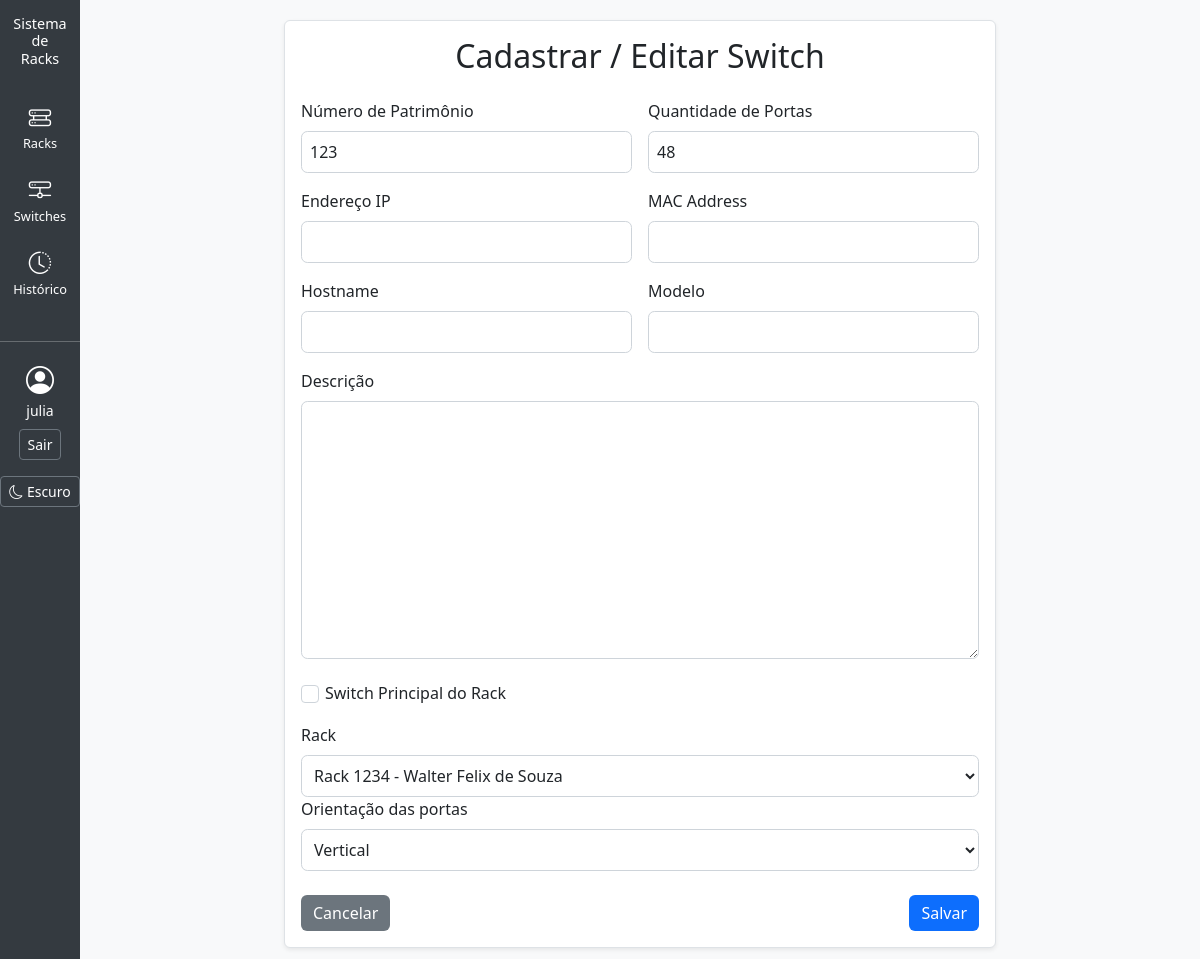
The page /inventario/switches/3/editar/ (signed in) on the database its author committed.
### inventario/models.py (models this page shows, shortened)
class Switch(models.Model):
    id = models.AutoField(primary_key=True)
    num_patrimonio = models.CharField(max_length=50, unique=True, blank=True, null=True)
    quantidade_portas = models.IntegerField()
    id_rack = models.ForeignKey(Rack, on_delete=models.CASCADE, related_name="switches")
    endereco_ip = models.GenericIPAddressField(protocol="both", unpack_ipv4=True, blank=True, null=True)
    hostname = models.CharField(max_length=100, blank=True, null=True)
    modelo = models.CharField(max_length=100, blank=True, null=True)
    descricao = models.TextField(blank=True, null=True)
    mac_address = models.CharField(max_length=17, blank=True, null=True)  # formato padrão XX:XX:XX:XX:XX:XX
    principal = models.BooleanField(default=False)
    ENUM_ORIENTACAO = [
        ("H", "Horizontal"),
        ("V", "Vertical"),
    ]
    orientacao = models.CharField(
        max_length=1,
        choices=ENUM_ORIENTACAO,
        default="H"
    )

### inventario/views.py (the view)
# urls.py: path("switches/<int:pk>/editar/", views.switch_update, name="switch_update"),
@login_required
@registrar_historico("Edição de Switch", "Switch")
def switch_update(request, pk):
    switch = get_object_or_404(Switch, pk=pk)
    if request.method == "POST":
        form = SwitchForm(request.POST, instance=switch)
        if form.is_valid():
            form.save()
            return redirect("switch_list")
    else:
        form = SwitchForm(instance=switch)
    return render(request, "switch_form.html", {"form": form})

### inventario/forms.py
class SwitchForm(forms.ModelForm):
    class Meta:
        model = Switch
        fields = [
            "num_patrimonio", "quantidade_portas", "endereco_ip",
            "mac_address", "hostname", "modelo", "descricao",
            "principal", "id_rack", "orientacao"
        ]

### inventario/models.py (called while the page is built)
    def __str__(self):
        return f"Rack {self.num_patrimonio} - {self.id_bloco.nome_bloco}"

### inventario/utils.py (called while the page is built, shortened)
def registrar_historico(acao, item=None):
    def decorator(view_func):
        @wraps(view_func)
        def _wrapped_view(request, *args, **kwargs):
            response = view_func(request, *args, **kwargs)
            return response
        return _wrapped_view
    return decorator

### templates/switch_form.html (shortened to what this page needs)
{% extends "base.html" %}
{% block content %}
<div class="row justify-content-center">
  <div class="col-md-8">
    <div class="card shadow-sm">
      <div class="card-body">
        <h2 class="mb-4 text-center">Cadastrar / Editar Switch</h2>
        <form method="post">
          <div class="row g-3">
            <div class="col-md-6">
              <label for="id_num_patrimonio" class="form-label">Número de Patrimônio</label>
              {{ form.num_patrimonio }}
            </div>
            <div class="col-md-6">
              <label for="id_quantidade_portas" class="form-label">Quantidade de Portas</label>
              {{ form.quantidade_portas }}
            </div>
            <div class="col-md-6">
              <label for="id_endereco_ip" class="form-label">Endereço IP</label>
              {{ form.endereco_ip }}
            </div>
            <div class="col-md-6">
              <label for="id_mac_address" class="form-label">MAC Address</label>
              {{ form.mac_address }}
            </div>
            <div class="col-md-6">
              <label for="id_hostname" class="form-label">Hostname</label>
              {{ form.hostname }}
            </div>
            <div class="col-md-6">
              <label for="id_modelo" class="form-label">Modelo</label>
              {{ form.modelo }}
            </div>
            <div class="col-12">
              <label for="id_descricao" class="form-label">Descrição</label>
              {{ form.descricao }}
            </div>
            <div class="col-12">
                <div class="form-check">
                    <input type="checkbox" class="form-check-input" id="id_principal" name="principal" {% if form.principal.value %}checked{% endif %}>
                    <label for="id_principal" class="form-check-label">Switch Principal do Rack</label>
                </div>
            </div>
            <div class="col-12">
              <label for="id_id_rack" class="form-label">Rack</label>
              {{ form.id_rack }}
            </div>
          </div>
          <div class="mb-3">
            <label for="id_orientacao" class="form-label">Orientação das portas</label>
            {{ form.orientacao }}
          </div>
          <div class="mt-4 d-flex justify-content-between">
            <a href="{% url 'switch_list' %}" class="btn btn-secondary">Cancelar</a>
            <button type="submit" class="btn btn-primary">Salvar</button>
          </div>
        </form>
      </div>
    </div>
  </div>
</div>
{% endblock %}

### templates/base.html (shortened to what this page needs)
<!DOCTYPE html>
<html lang="pt-br">
<head>
  <link href="https://cdn.jsdelivr.net/npm/bootstrap@5.3.0/dist/css/bootstrap.min.css" rel="stylesheet">
  <link rel="stylesheet" href="https://cdn.jsdelivr.net/npm/bootstrap-icons@1.10.5/font/bootstrap-icons.css">
</head>
<body class="theme-light">
  <div class="sidebar d-none d-md-flex">
    <h4 class="text-white mb-4">Sistema<br>de<br>Racks</h4>
    <ul class="nav flex-column mb-3 w-100">
      <li class="nav-item">
        <a href="{% url 'rack_list' %}"
          class="nav-link {% if request.resolver_match.url_name == 'rack_list' %}active{% endif %}">
          <i class="bi bi-hdd-rack"></i>
          <span class="d-none d-lg-inline">Racks</span>
        </a>
      </li>
      <li>
        <a href="{% url 'switch_list' %}"
          class="nav-link {% if request.resolver_match.url_name == 'switch_list' %}active{% endif %}">
          <i class="bi bi-hdd-network"></i>
          <span class="d-none d-lg-inline">Switches</span>
        </a>
      </li>
      <li>
        <a href="{% url 'historico_list' %}"
          class="nav-link {% if request.resolver_match.url_name == 'historico_list' %}active{% endif %}">
          <i class="bi bi-clock-history"></i>
          <span class="d-none d-lg-inline">Histórico</span>
        </a>
      </li>
    </ul>
    <hr class="w-100">
    <div class="text-center px-2">
      {% if user.is_authenticated %}
      <i class="bi bi-person-circle fs-3"></i>
      <div class="small text-white">{{ user.username }}</div>
      <a href="{% url 'logout' %}" class="btn btn-outline-light btn-sm mt-2 w-100">Sair</a>
      {% else %}
      <a href="{% url 'login' %}" class="btn btn-outline-light btn-sm mt-2 w-100">Entrar</a>
      {% endif %}
    </div>
    <div class="mt-3">
      <button id="toggle-theme" class="btn btn-outline-light btn-sm w-100">
        <i class="bi bi-moon"></i> Escuro
      </button>
    </div>
  </div>
  <div class="content">
    {% block content %}{% endblock %}
  </div>
</body>
</html>

### templates/base.html (style rules this page uses)
body { display: flex; min-height: 100vh; }
.sidebar { width: 80px; background-color: #343a40; color: #fff; flex-shrink: 0; display: flex; flex-direction: column; align-items: center; padding: 15px 0; }
.sidebar h4 { font-size: 0.9rem; text-align: center; }
.sidebar .nav-link { color: #adb5bd; text-align: center; font-size: 0.8rem; padding: 10px 5px; }
.sidebar .nav-link i { font-size: 1.4rem; display: block; }
.content { flex-grow: 1; padding: 20px; background-color: #f8f9fa; }
.theme-light { --bg-color: #f8f9fa; --text-color: #212529; --card-bg: #ffffff; --input-bg: #ffffff; --input-border: #ced4da; --table-bg: #ffffff; --table-border: #dee2e6; --sidebar-bg: #343a40; --sidebar-text: #ffffff; --placeholder-color: #6c757d; --btn-primary-bg: #0d6efd; --btn-primary-text: #ffffff; --btn-secondary-bg: #6c757d; --btn-secondary-text: #ffffff; }
body { background-color: var(--bg-color); color: var(--text-color); }
.content { background-color: var(--bg-color); color: var(--text-color); }
a { color: var(--link-color); }
.card, .table, .border, .shadow-sm { background-color: var(--card-bg) !important; color: var(--text-color) !important; border-color: var(--table-border) !important; }
input, select, textarea, .form-control { background-color: var(--input-bg) !important; color: var(--text-color) !important; border: 1px solid var(--input-border) !important; }
input::placeholder, textarea::placeholder { color: #aaa; }
.btn-primary { background-color: var(--btn-primary-bg) !important; color: var(--btn-primary-text) !important; border: none; }
.btn-secondary { background-color: var(--btn-secondary-bg) !important; color: var(--btn-secondary-text) !important; border: none; }
.btn-outline-light { color: var(--btn-secondary-text) !important; border-color: var(--btn-secondary-bg) !important; }
.sidebar { background-color: var(--sidebar-bg) !important; color: var(--sidebar-text) !important; }
.sidebar a { color: var(--sidebar-text) !important; }
input::placeholder, textarea::placeholder { color: var(--placeholder-color) !important; }
.btn { border: none; }
.btn-primary { background-color: var(--btn-primary-bg) !important; color: var(--btn-primary-text) !important; }
.btn-secondary { background-color: var(--btn-secondary-bg) !important; color: var(--btn-secondary-text) !important; }
.btn-outline-light { color: var(--btn-secondary-text) !important; border: 1px solid var(--btn-secondary-bg) !important; }

### templates/switch_form.html (style rules this page uses)
input, select, textarea { width: 100%; padding: 0.5rem; border-radius: 0.4rem; border: 1px solid #ced4da; }

### rows shown on the page
Switch: num_patrimonio "123", quantidade_portas "48", id_rack "Rack 1234 - Walter Felix de Souza", orientacao "Vertical"

### other values the page prints
{{ user.username }} "julia"
